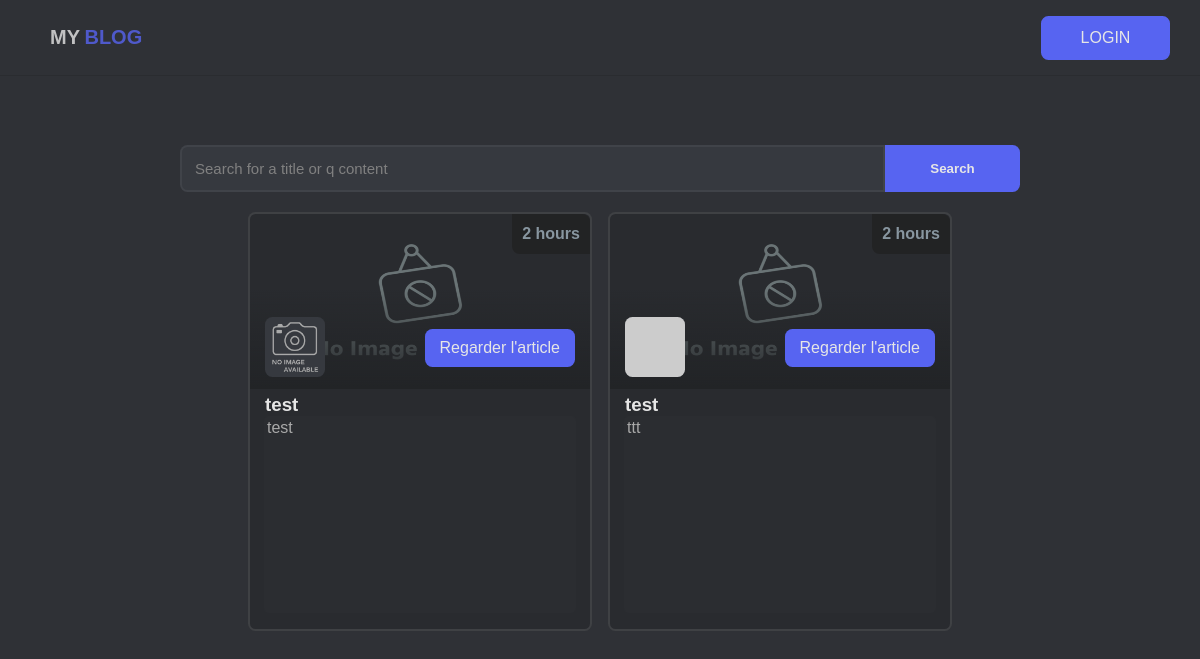
/blog/, run on an earlier commit of the app's database.
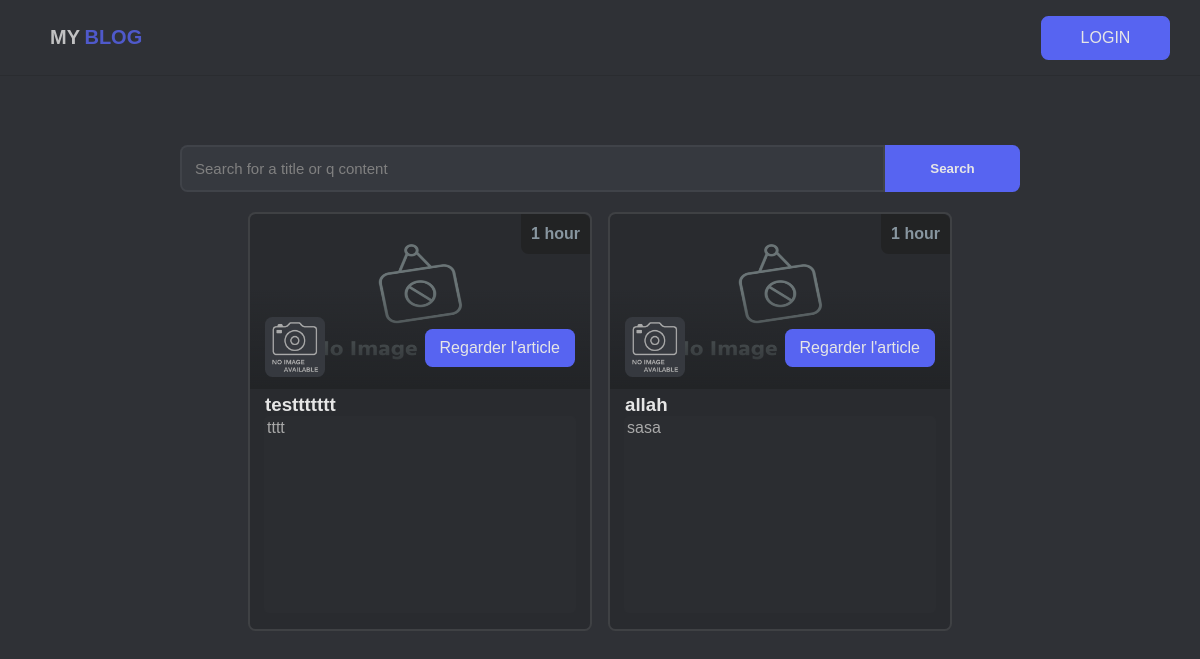
And on a later commit of the database.
### blog/models.py (models this page shows, shortened)
class Article(models.Model):
    title = models.CharField(max_length=90)
    content = models.TextField(null=True)
    icon = models.ImageField(null=True, blank=True)
    image = models.ImageField(null=True, blank=True)
    date = models.DateTimeField(auto_now_add=True)
    author = models.ForeignKey(CustomUser, on_delete=models.CASCADE, default=1)
    active = models.BooleanField(default=True)
    def time_since_created(self):
        delta = timezone.now() - self.date
        days = delta.days
        hours, remainder = divmod(delta.seconds, 3600)
        minutes, seconds = divmod(remainder, 60)
        if days > 0:
            return f"{days} {'day' if days == 1 else 'days'}"
        elif hours > 0:
            return f"{hours} {'hour' if hours == 1 else 'hours'}"
        elif minutes > 0:
            return f"{minutes} {'minute' if minutes == 1 else 'minutes'}"
        else:
            return f"{seconds} {'second' if seconds == 1 else 'seconds'}"

### blog/views.py (the view, shortened to what this page needs)
# urls.py: path('', ArticleHome.as_view(), name='article_home'),
class ArticleHome(View):
    def get(self, request):
        form = ArticleSearchForm()
        return render(request, 'home.html', {'form': form, 'posts': Article.objects.filter(active=True)})

### blog/forms.py
class ArticleSearchForm(forms.Form):
    search_term = forms.CharField(max_length=100, required=False, label='Search',
                                  widget=forms.TextInput(attrs={'placeholder': 'Search for a title or q content'}))

### templates/home.html (shortened to what this page needs)
{% extends 'base.html' %}
{% load static %}
{% block head %}
    <link rel="stylesheet" href="{% static 'css/home.css' %}">
    <link rel="stylesheet" href="{% static 'css/tooltips.css' %}">
    <link rel="stylesheet" href="https://discordinvites.net/node_modules/@sweetalert2/themes/dark/dark.min.css?v=896">
{% endblock %}
{% block content %}
    <div class="pageBody">
    <div class="serversSearchContainer">
        <div class="serversSearchContent">
            <form method="post" action="{% url 'article_home' %}">
                <div class="serverSearchContainer">
                    {{ form.search_term  }}
                    <button class="advancedSearchButton" type="submit">
                        <span class="regularText">Search</span>
                    </button>
                </div>
            </form>
        </div>
    </div>
    <div class="articleList">
        <div class="articlesContainer">
            {% for item in posts %}
                <div class="articleCard">
                <div class="articleHeaderContainer">
                    {% if item.date %}
                    <div class="articleCreated lightText">
                        <h4 tooltip="Créé il y a" flow="left">{{ item.time_since_created }}</h4>
                    </div>
                    {% endif %}
                    <div class="articleActions">
                        <a href="{% url 'article_detail' article_id=item.id %}">
                            <img alt="ArticleIcon" src="{% if item.icon %} {{ item.icon.url }} {% else %}/static/imgs/logo/no-image-icon-23494.png{% endif %}" draggable="false">
                        </a>
                        <a href="{% url 'article_detail' article_id=item.id %}" class="articleButtonContainer">
                            <div class="articleOpenButton">
                            Regarder l'article </div>
                        </a>
                    </div>
                    <div class="articleBackgroundImage" style="filter: blur(0px);">
                        <img src="{% if item.image %} {{ item.image.url }} {% else %}/static/imgs/logo/Image_not_available.png{% endif %}" alt="articleBackground" draggable="false">
                    </div>
                </div>
                <div class="content">
                    <div class="articleTitle">
                        <h3>{{ item.title }}</h3>
                    </div>
                    <div class="articleDescription">
                        <p>{{ item.content | safe }}</p>
                    </div>
                </div>
            </div>
            {% endfor %}
        </div>
    </div>
</div>
{% endblock %}

### templates/base.html (shortened to what this page needs)
{% load static %}
<!DOCTYPE html>
<html lang="fr">
<head>
    <link rel="stylesheet" href="{% static 'css/base.css' %}">
    {% block head %}{% endblock %}
</head>
<body>
{% block header %}
    <div class="navBar">
        <a href="{% url 'article_home' %}">
            <div class="navBarLogoContainer">
                <span class="regularText">MY</span>
                <span class="coloredText">BLOG</span>
            </div>
        </a>
        <div class="burger">
            <div class="navLinks">
                <div class="userLinks">
                    {% if user.is_authenticated %}
                        <div class="userLoggedInPanelContainer">
                            <div class="userLoggedInProfile">
                                <img alt="{{ user.username }}"
                                     src="https://picsum.photos/200">
                                <div class="userLoggedInProfilePart">
                                    <span class="regularText" style="width: 110px;">{{ user.username|capfirst }}</span>
                                </div>
                            </div>
                            <div class="userLoggedInPanel" style="display: none;">
                                <div class="userLoggedInPanelLink" onclick="document.location.href = '{% url 'article_add' %}'">
                                    <img src="https://discordinvites.net/assets/logo/add.png" alt="add">
                                    <span type="add">Add your article</span>
                                </div>
                                {% if user.is_staff %}
                                    <div class="userLoggedInPanelLink" onclick="document.location.href = '/admin'">
                                        <img src="https://discordinvites.net/assets/logo/dashboard.png" alt="admin">
                                        <span type="add">Admin</span>
                                    </div>
                                {% endif %}
                                <div class="userLoggedInPanelLink" onclick="document.location.href = '{% url 'logout' %}?next={% if request.GET.next %}{{ request.GET.next }}{% else %}{{ request.get_full_path }}{% endif %}'">
                                    <img src="https://discordinvites.net/assets/logo/exit.png" alt="exit">
                                    <span type="logout">Logout</span>
                                </div>
                            </div>
                        </div>
                    {% else %}
                        <a href="{% url 'login' %}?next={% if request.GET.next %}{{ request.GET.next }}{% else %}{{ request.get_full_path }}{% endif %}">
                            <div class="userLoginButton">LOGIN</div>
                        </a>
                    {% endif %}
                </div>
            </div>
        </div>
    </div>
{% endblock %}
<main>
    {% block content %}{% endblock %}
</main>
</body>
</html>

### templates/static/css/base.css (style rules this page uses)
body { background-color: #2f3136; font-family: 'Poppins', sans-serif; }
* { padding: 0; margin: 0; }
img { -webkit-user-drag: none; }
a { text-decoration: none; color: hsl(197, calc(1 * 100%), 47.8%); }
.regularText { color: #e6e6e6; }
.lightText { color: rgb(136, 150, 160); }
.navBar { position: fixed; top: 0; width: 100%; padding-left: 50px; height: 75px; display: flex; align-items: center; background-color: #2f3136; z-index: 10; border-bottom: solid 1px #2a2c30 }
.navBar span { padding: 3px; font-size: 20px; font-weight: 700; width: 94px; overflow: hidden; text-overflow: ellipsis; white-space: nowrap; }
.burger { height: 100% }
.navLinks { position: absolute; right: 0; padding-right: 50px; display: flex; justify-content: flex-end; align-items: center; height: 100% }
.userLinks { height: 100%; display: flex; justify-content: space-evenly; align-items: center }
.userLoginButton { margin-left: 30px; margin-right: 30px; background-color: #5764f1; height: 40px; display: flex; justify-content: center; align-items: center; color: #e6e6e6; width: 125px; transition: .1s ease-in-out; border-radius: 7.5px; border: solid 2px #5764f1; }
.navBarLogoContainer span { padding: 0; font-weight: 700; opacity: .8; transition: .1s ease-in-out; }
.coloredText { color: #5764f1 !important }

### templates/static/css/tooltips.css (style rules this page uses)
[tooltip] { position: relative }
[tooltip]::after, [tooltip]::before { text-transform: none; font-size: .9em; line-height: 1; user-select: none; pointer-events: none; position: absolute; display: none; opacity: 0 }
[tooltip]::before { content: ''; z-index: 1001 }
[tooltip]::after { content: attr(tooltip); text-align: center; min-width: 3em; max-width: 21em; width: max-content; overflow: hidden; text-overflow: ellipsis; padding: .8ch 1.5ch; border-radius: 7.5px; box-shadow: 0 1em 2em -.5em rgba(0, 0, 0, .35); background: #202225; color: #e6e6e6; z-index: 1000; font-weight: 400; font-size: 14px }
[tooltip][flow^=left]::before { top: 50%; border-right-width: 0; border-left-color: #fff; left: calc(0em - 7px); transform: translate(-.5em, -50%) }
[tooltip][flow^=left]::after { top: 50%; right: calc(100% + 7px); transform: translate(-.5em, -50%) }

What changed in the data, as far as the page shows it:
removed Article: time_since_created "2 hours", title "test", content "test"
removed Article: time_since_created "2 hours", title "test", content "ttt"
added Article: time_since_created "1 hour", title "testtttttt", content "tttt"
added Article: time_since_created "1 hour", title "allah", content "sasa"
